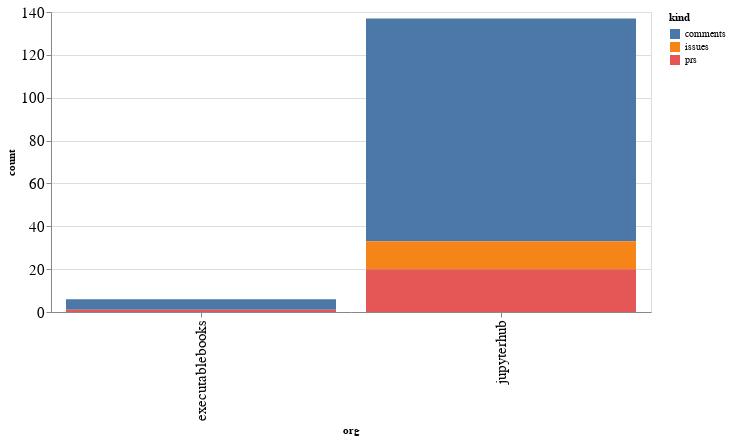

The cell this chart's notebook holds for it:
### Code cell
alt.Chart(org_summaries, width=600).mark_bar().encode(
    x='org',
    y='count',
    color='kind',
    tooltip="org"
)

### Figure 1 — Vega-Lite specification as saved in the notebook (floating-point values rounded to 4 significant figures)
{"config": {"axisLeft": {"labelFontSize": 15}, "axisBottom": {"labelFontSize": 15}}, "data": {"name": "data-edc071623c1f82fff9525227f6315132"}, "mark": "bar", "encoding": {"color": {"type": "nominal", "field": "kind"}, "tooltip": {"type": "nominal", "field": "org"}, "x": {"type": "nominal", "field": "org"}, "y": {"type": "quantitative", "field": "count"}}, "width": 600, "$schema": "https://vega.github.io/schema/vega-lite/v4.8.1.json", "datasets": {"data-edc071623c1f82fff9525227f6315132": [{"org": "executablebooks", "kind": "comments", "count": 5}, {"org": "executablebooks", "kind": "prs", "count": 1}, {"org": "jupyterhub", "kind": "comments", "count": 104}, {"org": "jupyterhub", "kind": "issues", "count": 13}, {"org": "jupyterhub", "kind": "prs", "count": 20}]}}
